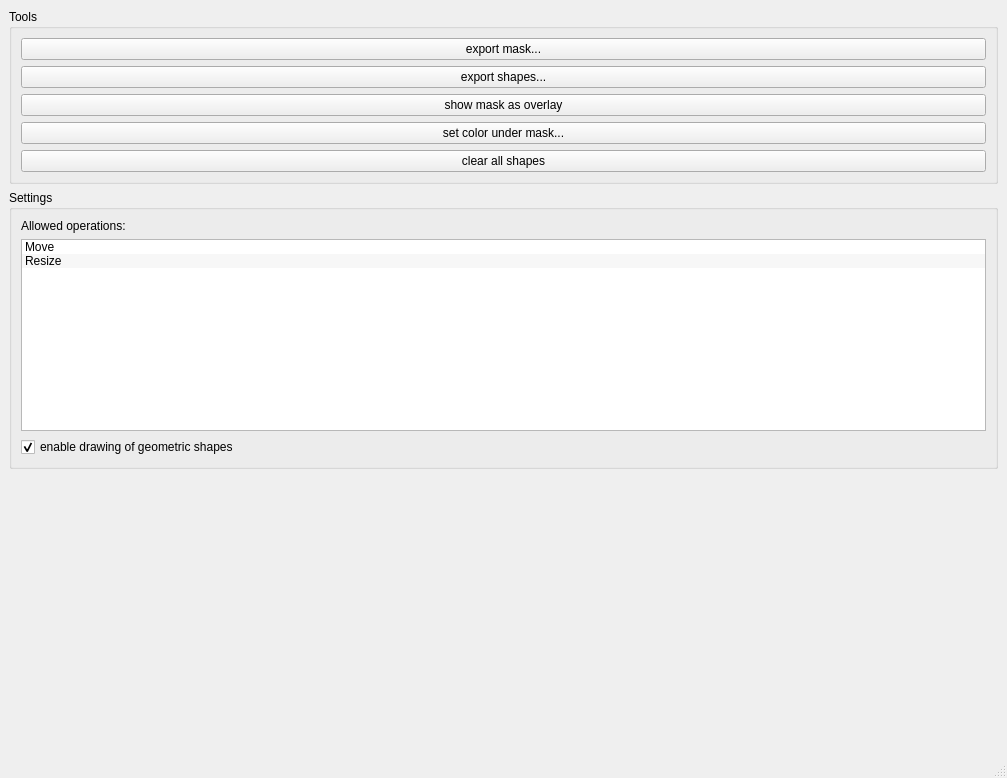
<?xml version="1.0" encoding="UTF-8"?>
<ui version="4.0">
 <class>MainWindow</class>
 <widget class="QMainWindow" name="MainWindow">
  <property name="geometry">
   <rect>
    <x>0</x>
    <y>0</y>
    <width>1007</width>
    <height>778</height>
   </rect>
  </property>
  <property name="windowTitle">
   <string>Mask Editor</string>
  </property>
  <widget class="QWidget" name="centralwidget">
   <layout class="QVBoxLayout" name="verticalLayout_4" stretch="1">
    <item>
     <widget class="QSplitter" name="splitter">
      <property name="orientation">
       <enum>Qt::Horizontal</enum>
      </property>
      <property name="handleWidth">
       <number>10</number>
      </property>
      <widget class="QWidget" name="layoutWidget">
       <layout class="QVBoxLayout" name="verticalLayout_3">
        <item>
         <widget class="QGroupBox" name="groupBox_2">
          <property name="title">
           <string>Tools</string>
          </property>
          <layout class="QVBoxLayout" name="verticalLayout_2">
           <item>
            <widget class="QPushButton" name="btnExportMask">
             <property name="text">
              <string>export mask...</string>
             </property>
            </widget>
           </item>
           <item>
            <widget class="QPushButton" name="btnExportShape">
             <property name="text">
              <string>export shapes...</string>
             </property>
            </widget>
           </item>
           <item>
            <widget class="QPushButton" name="btnShowMaskOverlay">
             <property name="text">
              <string>show mask as overlay</string>
             </property>
            </widget>
           </item>
           <item>
            <widget class="QPushButton" name="btnSetColorUnderMask">
             <property name="text">
              <string>set color under mask...</string>
             </property>
            </widget>
           </item>
           <item>
            <widget class="QPushButton" name="btnClearShapes">
             <property name="text">
              <string>clear all shapes</string>
             </property>
            </widget>
           </item>
          </layout>
         </widget>
        </item>
        <item>
         <widget class="QGroupBox" name="groupBox">
          <property name="title">
           <string>Settings</string>
          </property>
          <layout class="QVBoxLayout" name="verticalLayout">
           <item>
            <widget class="QLabel" name="label">
             <property name="text">
              <string>Allowed operations:</string>
             </property>
            </widget>
           </item>
           <item>
            <widget class="QListWidget" name="listModificationTypes">
             <property name="editTriggers">
              <set>QAbstractItemView::NoEditTriggers</set>
             </property>
             <property name="alternatingRowColors">
              <bool>true</bool>
             </property>
             <property name="selectionMode">
              <enum>QAbstractItemView::ExtendedSelection</enum>
             </property>
             <item>
              <property name="text">
               <string>Move</string>
              </property>
             </item>
             <item>
              <property name="text">
               <string>Resize</string>
              </property>
             </item>
            </widget>
           </item>
           <item>
            <widget class="QCheckBox" name="checkEnableDrawing">
             <property name="text">
              <string>enable drawing of geometric shapes</string>
             </property>
             <property name="checked">
              <bool>true</bool>
             </property>
            </widget>
           </item>
          </layout>
         </widget>
        </item>
        <item>
         <spacer name="verticalSpacer_2">
          <property name="orientation">
           <enum>Qt::Vertical</enum>
          </property>
          <property name="sizeHint" stdset="0">
           <size>
            <width>20</width>
            <height>40</height>
           </size>
          </property>
         </spacer>
        </item>
       </layout>
      </widget>
      <widget class="Itom2dQwtPlot" name="plot">
       <property name="allowedGeometricShapes">
        <set>ItomQwtPlotEnums::Circle|ItomQwtPlotEnums::Ellipse|ItomQwtPlotEnums::Polygon|ItomQwtPlotEnums::Rectangle|ItomQwtPlotEnums::Square</set>
       </property>
       <property name="colorBarVisible">
        <bool>true</bool>
       </property>
       <property name="colorMap">
        <string/>
       </property>
       <property name="enablePlotting" stdset="0">
        <bool>true</bool>
       </property>
      </widget>
     </widget>
    </item>
   </layout>
  </widget>
  <widget class="QMenuBar" name="menubar">
   <property name="geometry">
    <rect>
     <x>0</x>
     <y>0</y>
     <width>1007</width>
     <height>21</height>
    </rect>
   </property>
  </widget>
  <widget class="QStatusBar" name="statusbar"/>
 </widget>
 <customwidgets>
  <customwidget>
   <class>Itom2dQwtPlot</class>
   <extends>QMainWindow</extends>
   <header>itom2dqwtplot.h</header>
  </customwidget>
 </customwidgets>
 <resources/>
 <connections/>
</ui>
